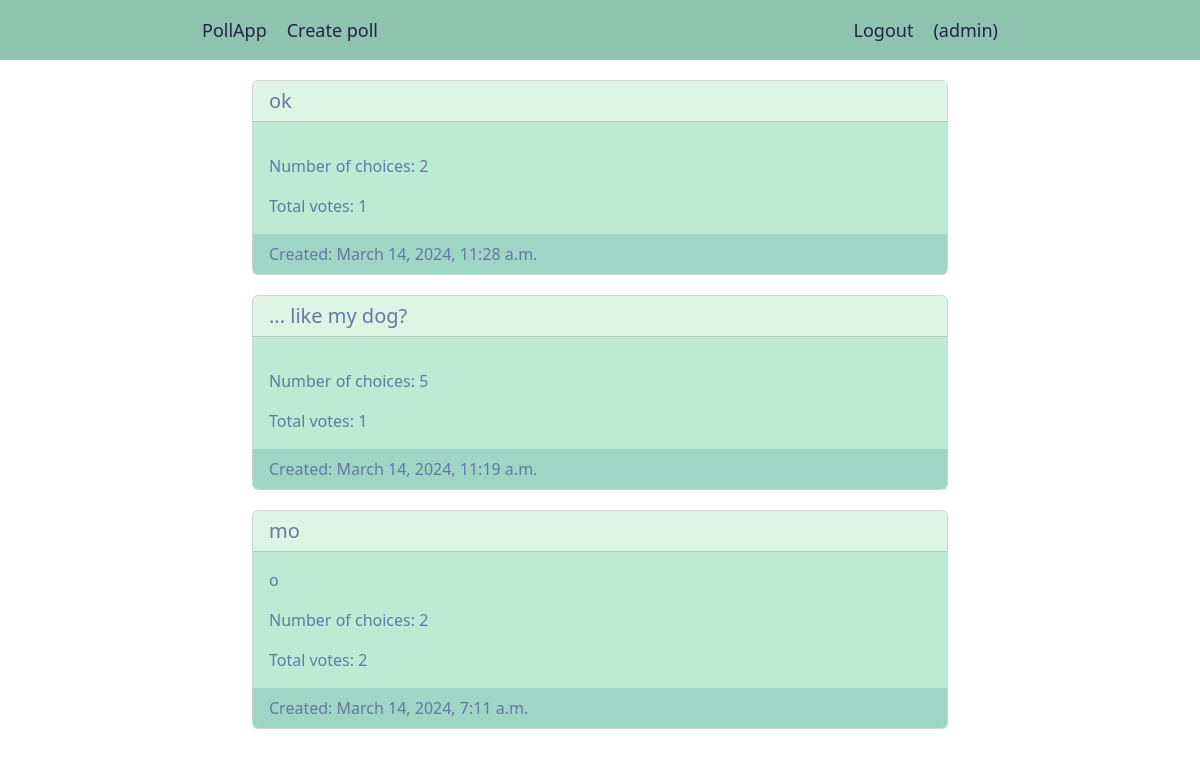
Screenshot of /poll/ (signed in) with the database file from the repository.
### users/models.py (models this page shows, shortened)
class CustomUser(AbstractUser):
    selected_choices = models.ManyToManyField(Choice, related_name='users')

### poll/models.py (models this page shows, shortened)
class Poll(models.Model):
    owner = models.ForeignKey(
        settings.AUTH_USER_MODEL, on_delete=models.CASCADE
    )
    votes = models.PositiveIntegerField(default=0)
    title = models.CharField(max_length=300, blank=False)
    description = models.TextField(blank=True)
    created = models.DateTimeField(auto_now_add=True)
    class Meta:
        ordering = ['-created']

### poll/views.py (the view)
# urls.py: path('', views.PollListView.as_view(), name='list'),
class PollListView(ListView):
    queryset = Poll.objects.annotate(
        num_choices=Count('choices')
    ).order_by('-created')
    template_name = 'polls/list.html'

### poll/templates/polls/list.html
{% extends "base.html" %}
{% block content %}
	{% for poll in object_list %}
		<a href="{% url 'poll:detail' poll.id %}" class="card-link">
			<div class="card">
			  <h5 class="card-header">{{ poll.title }}</h5>
			  <div class="card-body">
			    <p class="card-text">{{ poll.description|truncatechars:200 }}</p>
			    <p class="card-text">Number of choices: {{ poll.num_choices }}</p>
			    <p class="card-text">Total votes: {{ poll.votes }}</p>
			  </div>
			  <div class="card-footer text-muted">
	    		Created: {{ poll.created }}
	  		</div>
			</div>
		</a>
	{% endfor %}
{% endblock %}

### poll/templates/base.html (shortened to what this page needs)
{% load django_bootstrap5 %}
{% load static %}
<!DOCTYPE html>
<html>
<head>
	{% bootstrap_css %}
	<link rel="stylesheet" type="text/css" href="{% static 'css/base.css' %}">
</head>
<body>
	<ul class="nav-bar">
		<a href="{% url 'poll:list' %}" class="nav-item">PollApp</a>
		{% if request.user.is_authenticated %}
			<a href="{% url 'poll:create' %}" class="nav-item">Create poll</a>
			<a href="{% url 'users:logout' %}" class="nav-auth">Logout</a>
			<li class="nav-item">({{ request.user.username }})</li>
		{% else %}
			<a href="{% url 'users:login' %}" class="nav-auth">Login</a>
			<a href="{% url 'users:registration' %}" class="nav-auth">Registration</a>
		{% endif %}
	</ul>
	<div class="container">
		{% block content %}
		{% endblock %}
	</div>
</body>
</html>

### poll/static/css/base.css (style rules this page uses)
.nav-bar { background-color: #8EC3B0; width: 100%; height: 60px; margin-bottom: 20px; padding-left: 16%; padding-right: 16%; list-style: none; display: flex; justify-content: space-between; align-items: center; }
.nav-item, .nav-auth { text-decoration: none; font-size: 18px; font-weight: 500; color: #1F2544; padding: 0 10px; white-space: nowrap; text-overflow: ellipsis; }
.nav-auth { margin-left: auto; }
.container { max-width: 60%; }
.card-link { text-decoration: none; }
.card { color: #1F2544; margin-bottom: 20px; }
.card-header { background-color: #DEF5E5; color: #637A9F !important; }
.card-body { background-color: #BCEAD5; color: #637A9F !important; }
.card-footer { background-color: #9ED5C5; color: #637A9F !important; border: none; }

### rows the page displays
CustomUser: user.username "admin"
Poll: title "ok", num_choices "2", votes "1", created "March 14, 2024, 11:28 a.m."
Poll: title "... like my dog?", num_choices "5", votes "1", created "March 14, 2024, 11:19 a.m."
Poll: title "mo", description "o", num_choices "2", votes "2", created "March 14, 2024, 7:11 a.m."
